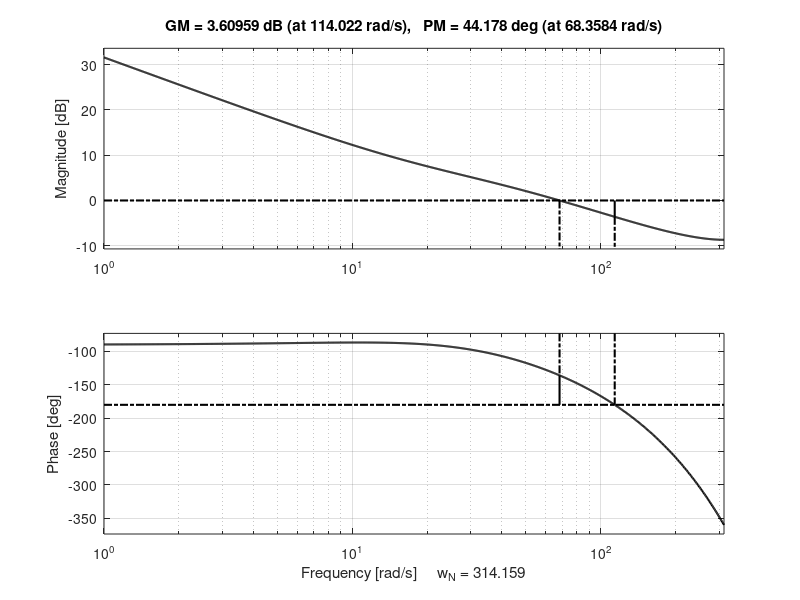

MATLAB code to generate this figure: (Note: this script raises an error after producing the figure.)
clear all; close all; clc;

Ts = 0.01;     % Sampletijd van de Arduino (10 ms = 100 Hz)
PM = 45;       % Doel faserand (deg)
APL = 15;      % Additional Phase Lag (deg)
phi_target = -180 + PM + APL; % -120°

%% 1. PARAMETERS UIT ASSIGNMENT 1
% -------------------------------------------------------------------------
% Motor A
a1_A = -0.6734;
b1_A = 0.6424;
Hz_A = tf([0 b1_A], [1 a1_A 0], Ts); % H_z(z) = b1 / (z * (z + a1))

% Motor B
a1_B = -0.7034;
b1_B = 0.5828;
Hz_B = tf([0 b1_B], [1 a1_B 0], Ts);

%% 2. DISCREET REGELAAR ONTWERP IN HET Z-DOMEIN
% -------------------------------------------------------------------------
s = tf('s');

% Ontwerp motor A 
phase_eq_A = @(w) rad2deg(angle(freqresp(Hz_A, w)));
w_c_A = fzero(@(w) phase_eq_A(w) - phi_target, 50);

Ti_A = tand(90 - APL) / w_c_A;
Ds_cont_A = (Ti_A * s + 1) / (Ti_A * s);
Dz_unscaled_A = c2d(Ds_cont_A, Ts, 'ZOH'); % Discrete PI via ZOH

mag_at_wc_A = abs(squeeze(freqresp(Dz_unscaled_A * Hz_A, w_c_A)));
K_A_gain = 1 / mag_at_wc_A;
Dz_A = K_A_gain * Dz_unscaled_A;
L_z_A = Dz_A * Hz_A;

% Ontwerp motor B 
phase_eq_B = @(w) rad2deg(angle(freqresp(Hz_B, w)));
w_c_B = fzero(@(w) phase_eq_B(w) - phi_target, 50);

Ti_B = tand(90 - APL) / w_c_B;
Ds_cont_B = (Ti_B * s + 1) / (Ti_B * s);
Dz_unscaled_B = c2d(Ds_cont_B, Ts, 'ZOH');

mag_at_wc_B = abs(squeeze(freqresp(Dz_unscaled_B * Hz_B, w_c_B)));
K_B_gain = 1 / mag_at_wc_B;
Dz_B = K_B_gain * Dz_unscaled_B;
L_z_B = Dz_B * Hz_B;

% Print resultaten in de command window
fprintf('=== DISCREET REGELAAR ONTWERP (Z-DOMAIN, Ts = 0.01s) ===\n');
fprintf('Motor A -> w_c = %.4f rad/s, Ti = %.4f s, Kp = %.4f\n', w_c_A, Ti_A, K_A_gain);
fprintf('Motor B -> w_c = %.4f rad/s, Ti = %.4f s, Kp = %.4f\n\n', w_c_B, Ti_B, K_B_gain);

%% 3. BODE PLOTS GENEREREN (Motor A & B)
% -------------------------------------------------------------------------
[Gm_A, Pm_A, Wcp_A, Wcg_A] = margin(L_z_A);
[Gm_B, Pm_B, Wcp_B, Wcg_B] = margin(L_z_B);

% Omrekenen van Gain Margin naar dB voor de titel
Gm_dB_A = 20*log10(Gm_A);
Gm_dB_B = 20*log10(Gm_B);

% --- Discrete bode plot motor A ---
figure('Units', 'centimeters', 'Position', [5 5 16 12]);
margin(L_z_A);

h_lines_A = findall(gcf, 'Type', 'line');
set(h_lines_A, 'Color', 'k', 'LineWidth', 1.5);

raw_ax = findall(gcf, 'Type', 'axes');
plot_ax_A = [];
for i = 1:length(raw_ax)
    pos = get(raw_ax(i), 'Position');
    if length(pos) == 4
        plot_ax_A(end+1) = raw_ax(i);
    end
end

% Sorteer de assen op verticale positie zonder dot-notatie
pos_y_A = zeros(length(plot_ax_A), 1);
for i = 1:length(plot_ax_A)
    p = get(plot_ax_A(i), 'Position');
    pos_y_A(i) = p(2);
end
[~, idx] = sort(pos_y_A, 'descend');
plot_ax_A = plot_ax_A(idx);

for i = 1:length(plot_ax_A)
    axes(plot_ax_A(i)); hold on;
    xlim([1 pi/Ts]);
    xline(Wcg_A, 'k--', 'LineWidth', 1.5);
    hold off;
    grid on;
    set(plot_ax_A(i), 'FontSize', 11);
end

ylabel(plot_ax_A(1), 'Magnitude', 'FontSize', 40, 'Color', 'k');
ylabel(plot_ax_A(2), 'Phase [^\circ]', 'FontSize', 40, 'Color', 'k');
xlabel(plot_ax_A(1), 'Frequency', 'FontSize', 40, 'Color', 'k');

title_str_A = sprintf('Bode diagram (Motor A) (PM = %.1f^\\circ, GM = %.1f dB, \\omega_c = %.1f rad/s)', Pm_A, Gm_dB_A, Wcg_A);
title(plot_ax_A(1), title_str_A, 'FontSize', 40, 'FontWeight', 'bold');


% --- Discrete bode plot motor B ---
figure('Units', 'centimeters', 'Position', [5 5 16 12]);
margin(L_z_B);

h_lines_B = findall(gcf, 'Type', 'line');
set(h_lines_B, 'Color', 'k', 'LineWidth', 1.5);

raw_ax = findall(gcf, 'Type', 'axes');
plot_ax_B = [];
for i = 1:length(raw_ax)
    pos = get(raw_ax(i), 'Position');
    if length(pos) == 4
        plot_ax_B(end+1) = raw_ax(i);
    end
end

pos_y_B = zeros(length(plot_ax_B), 1);
for i = 1:length(plot_ax_B)
    p = get(plot_ax_B(i), 'Position');
    pos_y_B(i) = p(2);
end
[~, idx] = sort(pos_y_B, 'descend');
plot_ax_B = plot_ax_B(idx);

for i = 1:length(plot_ax_B)
    axes(plot_ax_B(i)); hold on;
    xlim([1 pi/Ts]);
    xline(Wcg_B, 'k--', 'LineWidth', 1.5);
    hold off;
    grid on;
    set(plot_ax_B(i), 'FontSize', 11);
end

ylabel(plot_ax_B(1), 'Magnitude', 'FontSize', 40, 'Color', 'k');
ylabel(plot_ax_B(2), 'Phase [^\circ]', 'FontSize', 40, 'Color', 'k');
xlabel(plot_ax_B(1), 'Frequency', 'FontSize', 40, 'Color', 'k');

title_str_B = sprintf('Bode diagram (Motor B) (PM = %.1f^\\circ, GM = %.1f dB, \\omega_c = %.1f rad/s)', Pm_B, Gm_dB_B, Wcg_B);
title(plot_ax_B(1), title_str_B, 'FontSize', 40, 'FontWeight', 'bold');

%% 4. QUESTION 2(a): SIMULATIE OP BASIS VAN EXPERIMENTELE DATA
% -------------------------------------------------------------------------
data = readmatrix('data_2b_bis.csv'); 

% Lees de data in
raw_time = data(:, 1);
ref_meas = data(:, 2);
speed_A  = data(:, 3);
speed_B  = data(:, 4);
voltage_A = data(:, 5);
voltage_B = data(:, 6);


% GEFIXTE TIJDVECTOR: Maak een perfect zuivere tijdvector aan 
% die exact even lang duurt als jullie experiment, met vaste stap Ts = 0.01s
N_samples = length(raw_time);
t_meas = (0:N_samples-1)' * Ts; 

% Simulatie van het gesloten-loop systeem (Motor A)
T_closed_A = feedback(Dz_A * Hz_A, 1);
T_control_A = feedback(Dz_A, Hz_A);

[y_sim_A, ~] = lsim(T_closed_A, ref_meas, t_meas);
[u_sim_A, ~] = lsim(T_control_A, ref_meas, t_meas);
u_sat_A = max(min(u_sim_A, 12), -12);

% Simulatie van het gesloten-loop systeem (Motor B)
T_closed_B = feedback(Dz_B * Hz_B, 1);
T_control_B = feedback(Dz_B, Hz_B);

[y_sim_B, ~] = lsim(T_closed_B, ref_meas, t_meas);
[u_sim_B, ~] = lsim(T_control_B, ref_meas, t_meas);
u_sat_B = max(min(u_sim_B, 12), -12);

%% 5. FIGUREN GENEREREN VOOR HET VERSLAG (Simulatie + Echte Data)

% --- Figuur 1: Stapresponsie (Simulatie vs Echte Meting) MOTOR A ---
fig1 = figure('Units', 'centimeters', 'Position', [5 5 8 6]);
plot(t_meas, ref_meas, 'k--', 'LineWidth', 1.2); hold on;
plot(t_meas, y_sim_A, 'k-', 'LineWidth', 1.2);
plot(t_meas, speed_A, 'k:', 'LineWidth', 1.0); 
grid on;

xlim([4 7]);
set(gca, 'FontSize', 9);
xlabel('Time [s]', 'FontSize', 10);
ylabel('\omega_A [rad/s]', 'FontSize', 10);
legend('Reference', 'Simulated response', 'Measured response', 'Location', 'Southeast', 'FontSize', 8, 'Box', 'off');
title('Closed-loop velocity step response (Motor A)', 'FontSize', 10);

exportgraphics(fig1, 'Images/stepresponse_A_b.png', 'Resolution', 300);


% --- Figuur 2: Stapresponsie (Simulatie vs Echte Meting) MOTOR B ---
fig2 = figure('Units', 'centimeters', 'Position', [5 5 8 6]);
plot(t_meas, ref_meas, 'k--', 'LineWidth', 1.2); hold on;
plot(t_meas, y_sim_B, 'k-', 'LineWidth', 1.2);
plot(t_meas, speed_B, 'k:', 'LineWidth', 1.0); 
grid on;

xlim([4 7]);
set(gca, 'FontSize', 9);
xlabel('Time [s]', 'FontSize', 10);
ylabel('\omega_B [rad/s]', 'FontSize', 10);
legend('Reference', 'Simulated response', 'Measured response', 'Location', 'Southeast', 'FontSize', 8, 'Box', 'off');
title('Closed-loop velocity step response (Motor B)', 'FontSize', 10);

exportgraphics(fig2, 'Images/stepresponse_B_b.png', 'Resolution', 300);


% --- Figuur 3: Tracking Error MOTOR A ---
fig3 = figure('Units', 'centimeters', 'Position', [5 5 8 6]);
e_meas_A = ref_meas - speed_A; 
e_sim_A = ref_meas - y_sim_A;
plot(t_meas, e_meas_A, 'k--', 'LineWidth', 1.2); hold on;
plot(t_meas, e_sim_A, 'k-', 'LineWidth', 1.2);
grid on;

xlim([4 7]);
set(gca, 'FontSize', 9);
xlabel('Time [s]', 'FontSize', 10);
ylabel('e_A [rad/s]', 'FontSize', 10);
legend('Measured', 'Simulated', 'Location', 'Northeast', 'FontSize', 8, 'Box', 'off');
title('Closed-loop tracking error (Motor A)', 'FontSize', 10);

exportgraphics(fig3, 'Images/trackingerror_A_b.png', 'Resolution', 300);


% --- Figuur 4: Tracking Error MOTOR B ---
fig4 = figure('Units', 'centimeters', 'Position', [5 5 8 6]);
e_meas_B = ref_meas - speed_B; 
e_sim_B = ref_meas - y_sim_B;
plot(t_meas, e_meas_B, 'k--', 'LineWidth', 1.2); hold on;
plot(t_meas, e_sim_B, 'k-', 'LineWidth', 1.2);
grid on;

xlim([4 7]);
set(gca, 'FontSize', 9);
xlabel('Time [s]', 'FontSize', 10);
ylabel('e_B [rad/s]', 'FontSize', 10);
legend('Measured', 'Simulated', 'Location', 'Northeast', 'FontSize', 8, 'Box', 'off');
title('Closed-loop tracking error (Motor B)', 'FontSize', 10);

exportgraphics(fig4, 'Images/trackingerror_B_b.png', 'Resolution', 300);


%% --- Figuur 5: Control Signal & Saturation MOTOR A ---
fig5 = figure('Units', 'centimeters', 'Position', [5 5 8 6]);
plot(t_meas, u_sat_A, 'k-', 'LineWidth', 1.2); hold on; 
plot(t_meas, voltage_A, 'k:', 'LineWidth', 1.0); 
yline(12, 'k-.', 'LineWidth', 1.0); 
%yline(-12, 'k-.', 'LineWidth', 1.0); 
grid on;

xlim([4 7]);
ylim([-4 14]);
set(gca, 'FontSize', 9);
xlabel('Time [s]', 'FontSize', 10);
ylabel('u_A [V]', 'FontSize', 10);
legend('Simulated control signal', 'Measured control signal', 'Saturation limits', 'Location', 'Southeast', 'FontSize', 8, 'Box', 'on');
title('Motor input voltage (Motor A)', 'FontSize', 10);

exportgraphics(fig5, 'Images/controlsignal_A_b.png', 'Resolution', 600);


% --- Figuur 6: Control Signal & Saturation MOTOR B ---
fig6 = figure('Units', 'centimeters', 'Position', [5 5 8 6]);
plot(t_meas, u_sat_B, 'k-', 'LineWidth', 1.2); hold on; 
plot(t_meas, voltage_B, 'k:', 'LineWidth', 1.0); 
yline(12, 'k-.', 'LineWidth', 1.0); 
%yline(-12, 'k-.', 'LineWidth', 1.0); 
grid on;

xlim([4 7]);
ylim([-4 14]);
set(gca, 'FontSize', 9);
xlabel('Time [s]', 'FontSize', 10);
ylabel('u_B [V]', 'FontSize', 10);
legend('Simulated control signal', 'Measured control signal', 'Saturation limits', 'Location', 'Southeast', 'FontSize', 8, 'Box', 'on');
title('Motor input voltage (Motor B)', 'FontSize', 10);

exportgraphics(fig6, 'Images/controlsignal_B_b.png', 'Resolution', 600);
